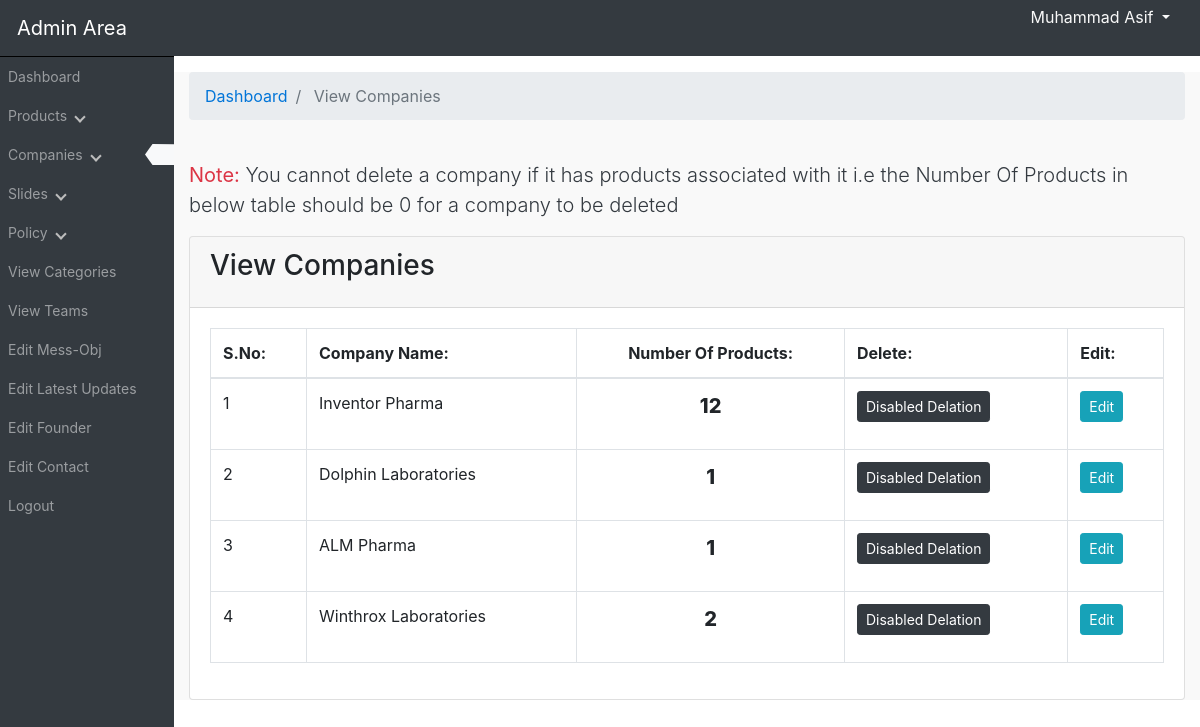
The page /admin_area/index.php?view_com (signed in) on the database its author committed.
### tables this page shows
CREATE TABLE `companies` (
  `com_id` tinyint(3) UNSIGNED NOT NULL,
  `com_name` varchar(25) NOT NULL
);

### admin_area/view_com.php (the view, shortened to what this page needs)
<div class="row mt-5">
	<div class="col-lg-12">
		<ol class="breadcrumb">
			<li class="breadcrumb-item">
				<a href="index.php?dashboard" style="text-decoration: none; color: #0275d8;"></i> Dashboard </a>
			</li>
			<li class="breadcrumb-item active">
				View Companies
			</li>
		</ol><br>
		<p class="lead text-dark"><b class="text-danger">Note:</b> You cannot delete a company if it has products associated with it i.e the Number Of Products in below table should be 0 for a company to be deleted</p>
	</div>
</div>
<div class="row">
	<div class="col-lg-12">
		<div class="card">
			<div class="card-header">
			<h3 class="card-title">
				View Companies
			</h3>
			</div>
			<div class="card-body">
				<div class="table-responsive">
					<table class="table table-hover table-bordered">
						<thead>
							<tr>
								<th>S.No:</th>
								<th>Company Name:</th>
								<th class="text-center">Number Of Products:</th>
								<th>Delete:</th>
								<th>Edit:</th>
							</tr>
						</thead>
						<tbody>
							<?php
								$i=0;
								$get_view_com = "SELECT * FROM companies";
								$run_view_com = mysqli_query($con,$get_view_com);
								while ($row_view_com = mysqli_fetch_array($run_view_com))
								{
									$view_com_id = $row_view_com["com_id"];
									$view_com_name = $row_view_com["com_name"];
									$getViewCount = "SELECT COUNT(p_id) as countComPro FROM products WHERE com_id = $view_com_id";
									$runViewCount = mysqli_query($con,$getViewCount);
									$rowViewProCount = mysqli_fetch_array($runViewCount);
									$countComPro = $rowViewProCount["countComPro"];
									$i++;
							?>
							<tr>
								<td><?php echo ($i); ?></td>
								<td><?php echo ($view_com_name); ?></td>
								<td><p class="number-of-pro-com"><?php echo ($countComPro); ?></p></td>
								<td>
									<?php if ($countComPro!=0): ?>
										<button class="btn btn-sm btn-dark">Disabled Delation</button>
									<?php endif ?>
								</td>
								<td>
									<a class="btn btn-info btn-sm" href="index.php?edit_com=<?php echo ($view_com_id); ?>">
										Edit
									</a>
								</td>
							</tr>
							<?php } ?>
						</tbody>
					</div>
			</div>
		</div>
	</div>
</div>

### admin_area/includes/sidebar.php (shortened to what this page needs)
<nav class="navbar navbar-expand-lg bg-dark navbar-dark fixed-top">
<div class="row">
	<div class="navbar-header">
		<a href="index.php?dashboard" class="navbar-brand ml-3">Admin Area</a>
	</div>
	<ul class="nav navbar-nav" id="top_admin_name">
		<li class="dropdown">
			<a href="#" id="admin_dropdown" class="dropdown-toggle" data-toggle="dropdown">
				<?php echo "$admin_name"; ?> <b class="caret"></b>
			</a>
		</li>
	</ul>
</div>
	<div class="collapse navbar-collapse navbar-exl-collapse">
			<ul class="navbar-nav side-nav bg-dark border-sidebar flex-column">
				<li class="nav-item">
					<a class="nav-link" href="index.php?dashboard">
						Dashboard
					</a>
				</li>
				<li class="nav-item">
					<a class="nav-link side-bar-link" href="#" data-toggle="collapse" data-target="#products">
						Products
						<i class="fas fa-caret-down"></i>
					</a>
				</li>
				<li class="nav-item">
					<a class="nav-link side-bar-link" href="#" data-toggle="collapse" data-target="#cat">
						Companies
						<i class="fas fa-caret-down"></i>
						<?php if ($active_arrow=="com")
						{
							arrow_ico();
						} ?>
					</a>
				</li>
				<li class="nav-item">
					<a class="nav-link side-bar-link" href="#" data-toggle="collapse" data-target="#slides">
						Slides
						<i class="fas fa-caret-down"></i>
					</a>
				</li>
				<li class="nav-item">
					<a class="nav-link side-bar-link" href="#" data-toggle="collapse" data-target="#policy">
						Policy
						<i class="fas fa-caret-down"></i>
					</a>
				</li>
				<li class="nav-item">
					<a class="nav-link side-bar-link" href="index.php?view_p_cats">
						View Categories
					</a>
				</li>
				<li class="nav-item">
					<a class="nav-link" href="index.php?view_team">
						View Teams
					</a>
				</li>
				<li class="nav-item">
					<a class="nav-link" href="index.php?edit_mess_obj">
						Edit Mess-Obj
					</a>
				</li>
				<li class="nav-item">
					<a class="nav-link" href="index.php?edit_news">
						Edit Latest Updates
					</a>
				</li>
				<li class="nav-item">
					<a class="nav-link" href="index.php?edit_founder">
						Edit Founder
					</a>
				</li>
				<li class="nav-item">
					<a class="nav-link" href="index.php?edit_contact">
						Edit Contact
					</a>
				</li>
				<li class="nav-item">
					<a class="nav-link" href="logout.php">
						Logout
					</a>
				</li>
			</ul>
	</div>
</nav>
<?php
	function arrow_ico()
	{
		echo
		"
			<div class='float-right bg-light active_sidebar_ico'>&nbsp</div>
		";
	}
?>

### admin_area/css/style.css (style rules this page uses)
#admin_dropdown { color: #f9f9f9; text-decoration: none; transition: all 0.3s ease-in-out; }
#top_admin_name { position: fixed; z-index: 1; right: 30px; top: 5px; }
@media (min-width: 992px) { .side-nav { position: fixed; top: 56px; bottom: 0; left: 0px; width: 17%; overflow-y: auto; overflow-x: hidden; } }
@media (min-width: 1115px) { .side-nav { width: 14.5%; } }
.active_sidebar_ico { background-color: white; clip-path: polygon(25% 0%, 100% 1%, 100% 100%, 25% 100%, 0% 50%); width: 30px; }
@media (min-width: 992px) { .active_sidebar_ico { margin-right: -9px; } }
.nav-item { padding-top: 1px; padding-bottom: 1px; font-size: 14px; }
.border-sidebar { border-top: 1px inset #1e1e1e; }
.number-of-pro-com { font-size: 20px; text-align: center; font-weight: 800; }
.fas { border: solid #bdbdbd; border-width: 0 2px 2px 0; display: inline-block; padding: 3px; margin-left: 5px; }
.fa-caret-down { transform: rotate(45deg); -webkit-transform: rotate(45deg); }

### rows shown on the page
companies: com_name "Inventor Pharma", countComPro "12"
companies: com_name "Dolphin Laboratories", countComPro "1"
companies: com_name "ALM Pharma", countComPro "1"
companies: com_name "Winthrox Laboratories", countComPro "2"

### other values the page prints
$admin_name "Muhammad Asif"
